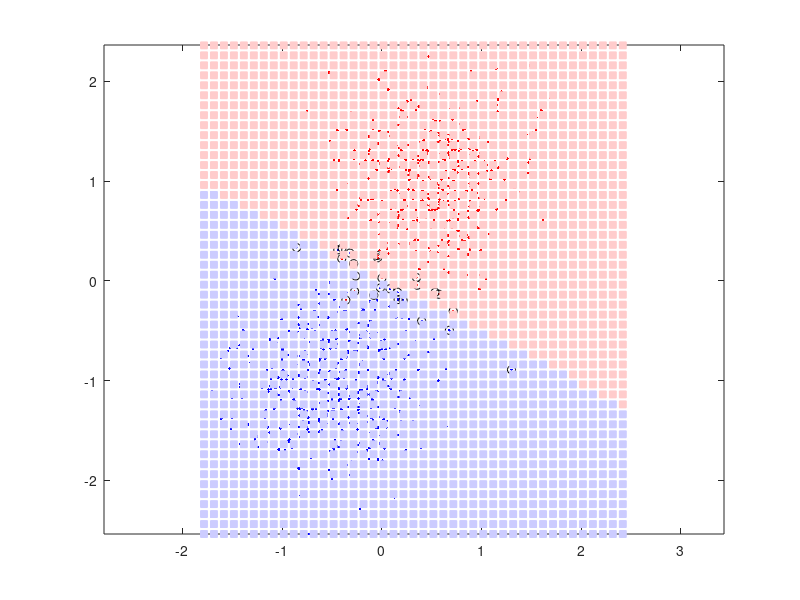

Write MATLAB code to recreate this figure. (Note: this script raises an error after producing the figure.)
% options:
% -s svm_type : set type of SVM (default 0)
% 	0 -- C-SVC
% 	1 -- nu-SVC
% 	2 -- one-class SVM
% 	3 -- epsilon-SVR
% 	4 -- nu-SVR
% -t kernel_type : set type of kernel function (default 2)
% 	0 -- linear: u'*v
% 	1 -- polynomial: (gamma*u'*v + coef0)^degree
% 	2 -- radial basis function: exp(-gamma*|u-v|^2)
% 	3 -- sigmoid: tanh(gamma*u'*v + coef0)
% -d degree : set degree in kernel function (default 3)
% -g gamma : set gamma in kernel function (default 1/num_features)
% -r coef0 : set coef0 in kernel function (default 0)
% -c cost : set the parameter C of C-SVC, epsilon-SVR, and nu-SVR (default 1)
% -n nu : set the parameter nu of nu-SVC, one-class SVM, and nu-SVR (default 0.5)
% -p epsilon : set the epsilon in loss function of epsilon-SVR (default 0.1)
% -m cachesize : set cache memory size in MB (default 100)
% -e epsilon : set tolerance of termination criterion (default 0.001)
% -h shrinking: whether to use the shrinking heuristics, 0 or 1 (default 1)
% -b probability_estimates: whether to train a SVC or SVR model for probability estimates, 0 or 1 (default 0)
% -wi weight: set the parameter C of class i to weight*C, for C-SVC (default 1)
% 

% SVM with libsvm
% Xu Cui, 2009/10/07

%% two classes, linear

% data setup: our data contains two classes, each N samples. The data is 2D
N = 500;
l = [ones(N,1); -ones(N,1)]; % label
d = [l/2 + randn(2*N,1)/2  l-randn(2*N,1)/2]; % data


% plot original data for visual inspection
figure('color','w');
pos = find(l==1);
plot(d(pos,1),d(pos,2),'r.');
pos = find(l==-1);
hold on; plot(d(pos, 1),d(pos, 2),'b.');
axis equal

% SVM with linear kernel (-t 0). We want to find the best parameter value C
% using 2-fold cross validation (meaning use 1/2 data to train, the other
% 1/2 to test). Please note the parameter -g (gamma) is useless for linear
% kernel
bestcv = 0;
for log2c = -1.1:3.1,
  for log2g = -4.1:1.1,
    cmd = ['-t 0 -v 2 -c ', num2str(2^log2c), ' -g ', num2str(2^log2g)];
    cv = svmtrain(l, d, cmd);
    if (cv >= bestcv),
      bestcv = cv; bestc = 2^log2c; bestg = 2^log2g;
      fprintf('%g %g %g (best c=%g, g=%g, rate=%g)\n', log2c, log2g, cv, bestc, bestg, bestcv);
    end
  end
end

% After finding the best parameter value for C, we train the entire data
% again using this parameter value
cmd = ['-t 0 -c ', num2str(bestc), ' -g ', num2str(bestg)];
tic;model = svmtrain(l, d, cmd);toc

% now plot support vectors
hold on;
sv = full(model.SVs);
plot(sv(:,1),sv(:,2),'ko');

% now plot decision area
[xi,yi] = meshgrid([min(d(:,1)):0.1:max(d(:,1))],[min(d(:,2)):0.1:max(d(:,2))]);
dd = [xi(:),yi(:)];
tic;[predicted_label, accuracy, decision_values] = svmpredict(zeros(size(dd,1),1), dd, model);toc
pos = find(predicted_label==1);
hold on;
redcolor = [1 0.8 0.8];
bluecolor = [0.8 0.8 1];
h1 = plot(dd(pos,1),dd(pos,2),'s','color',redcolor,'MarkerSize',5,'MarkerEdgeColor',redcolor,'MarkerFaceColor',redcolor);
pos = find(predicted_label==-1);
hold on;
h2 = plot(dd(pos,1),dd(pos,2),'s','color',bluecolor,'MarkerSize',5,'MarkerEdgeColor',bluecolor,'MarkerFaceColor',bluecolor);
uistack(h1, 'bottom');
uistack(h2, 'bottom');

%% two classes, non-linear, radial basis function: exp(-gamma*|u-v|^2)

% data setup: our data contains two classes, each N samples. The data is 2D
N = 500;
d = (rand(2*N,2)-0.5)*6;
l = -1*ones(size(d,1),1);
% here are 3 examples, uncomment one of them
pos = find((d(:,1).^2 + d(:,2).^2)<1); % one circle in the middle
%pos = find(((d(:,1)+1).^2 + d(:,2).^2)<1 | ((d(:,1)-2).^2 + d(:,2).^2)<1); %two circles
%pos = find(d(:,1)<0  & d(:,2)<0 | d(:,1)>0 &  d(:,2)>0); % quadrant
l(pos) = 1;

% normalization, but we don't do it here
% d = (d -repmat(min(d,[],1),size(d,1),1))*spdiags(1./(max(d,[],1)-min(d,[],1))',0,size(d,2),size(d,2));

% plot original data for visual inspection
figure('color','w');
pos = find(l==1);
plot(d(pos,1),d(pos,2),'r.');
pos = find(l==-1);
hold on; plot(d(pos, 1),d(pos, 2),'b.');
axis equal

% SVM with radial kernel (-t 2). We want to find the best parameter value C
% and gamma
% using 2-fold cross validation (meaning use 1/2 data to train, the other
% 1/2 to test). 
bestcv = 0;
for log2c = -1.1:3.1,
  for log2g = -4.1:1.1,
    cmd = ['-t 2 -v 2 -c ', num2str(2^log2c), ' -g ', num2str(2^log2g)];
    cv = svmtrain(l, d, cmd);
    if (cv >= bestcv),
      bestcv = cv; bestc = 2^log2c; bestg = 2^log2g;
      fprintf('%g %g %g (best c=%g, g=%g, rate=%g)\n', log2c, log2g, cv, bestc, bestg, bestcv);
    end
  end
end

% After finding the best parameter value for C, we train the entire data
% again using this parameter value
cmd = ['-t 2 -c ', num2str(bestc), ' -g ', num2str(bestg)];
tic;model = svmtrain(l, d, cmd);toc

% now plot support vectors
hold on;
sv = full(model.SVs);
plot(sv(:,1),sv(:,2),'ko');

% now plot decision area
[xi,yi] = meshgrid([min(d(:,1)):0.1:max(d(:,1))],[min(d(:,2)):0.1:max(d(:,2))]);
dd = [xi(:),yi(:)];
tic;[predicted_label, accuracy, decision_values] = svmpredict(zeros(size(dd,1),1), dd, model);toc
pos = find(predicted_label==1);
hold on;
redcolor = [1 0.8 0.8];
bluecolor = [0.8 0.8 1];
h1 = plot(dd(pos,1),dd(pos,2),'s','color',redcolor,'MarkerSize',5,'MarkerEdgeColor',redcolor,'MarkerFaceColor',redcolor);
pos = find(predicted_label==-1);
hold on;
h2 = plot(dd(pos,1),dd(pos,2),'s','color',bluecolor,'MarkerSize',5,'MarkerEdgeColor',bluecolor,'MarkerFaceColor',bluecolor);
uistack(h1, 'bottom');
uistack(h2, 'bottom');

%% three classes, linear

% data setup: our data contains two classes, each N samples. The data is 2D
N = 500;
l = [ones(N,1); -ones(N,1); -3*ones(N,1);]; % label
d = [l/2 + randn(size(l))/3  l-randn(size(l))/3]; % data
d(2*N+1:end,:) = [l(2*N+1:end)/3 + randn(N,1)/3  l(2*N+1:end)/3-randn(N,1)/3+1.5]; % data

% plot original data for visual inspection
figure('color','w');
pos = find(l==1);
plot(d(pos,1),d(pos,2),'r.');
pos = find(l==-1);
hold on; plot(d(pos, 1),d(pos, 2),'b.');
pos = find(l==-3);
hold on; plot(d(pos, 1),d(pos, 2),'k.');
axis equal

% SVM with linear kernel (-t 0). We want to find the best parameter value C
% using 2-fold cross validation (meaning use 1/2 data to train, the other
% 1/2 to test). Please note the parameter -g (gamma) is useless for linear
% kernel
bestcv = 0;
for log2c = -1.1:3.1,
  for log2g = -4.1:1.1,
    cmd = ['-t 0 -v 2 -c ', num2str(2^log2c), ' -g ', num2str(2^log2g)];
    cv = svmtrain(l, d, cmd);
    if (cv >= bestcv),
      bestcv = cv; bestc = 2^log2c; bestg = 2^log2g;
      fprintf('%g %g %g (best c=%g, g=%g, rate=%g)\n', log2c, log2g, cv, bestc, bestg, bestcv);
    end
  end
end

% After finding the best parameter value for C, we train the entire data
% again using this parameter value
cmd = ['-t 0 -c ', num2str(bestc), ' -g ', num2str(bestg)];
tic;model = svmtrain(l, d, cmd);toc

% now plot support vectors
hold on;
sv = full(model.SVs);
plot(sv(:,1),sv(:,2),'ko');

% now plot decision area
[xi,yi] = meshgrid([min(d(:,1)):0.1:max(d(:,1))],[min(d(:,2)):0.1:max(d(:,2))]);
dd = [xi(:),yi(:)];
tic;[predicted_label, accuracy, decision_values] = svmpredict(zeros(size(dd,1),1), dd, model);toc
pos = find(predicted_label==1);
hold on;
redcolor = [1 0.8 0.8];
bluecolor = [0.8 0.8 1];
blackcolor = [0.8 0.8 0.8];
h1 = plot(dd(pos,1),dd(pos,2),'s','color',redcolor,'MarkerSize',5,'MarkerEdgeColor',redcolor,'MarkerFaceColor',redcolor);
pos = find(predicted_label==-1);
hold on;
h2 = plot(dd(pos,1),dd(pos,2),'s','color',bluecolor,'MarkerSize',5,'MarkerEdgeColor',bluecolor,'MarkerFaceColor',bluecolor);
hold on;
pos = find(predicted_label==-3);
h3 = plot(dd(pos,1),dd(pos,2),'s','color',blackcolor,'MarkerSize',5,'MarkerEdgeColor',blackcolor,'MarkerFaceColor',blackcolor);
uistack(h1, 'bottom');
uistack(h2, 'bottom');
uistack(h3, 'bottom');


%% Test libsvm's performance
result = [];
for N = [100 500 1000 ]
    for dim = [2 6 10 20 50 100]

    l = [ones(N,1); -ones(N,1)]; % label
    d = [l/2 + randn(2*N,1)/1  l-randn(2*N,1)/1 randn(2*N, dim-2)]; % data

    tic;model = svmtrain(l,d,'-t 0');x = toc;
    tic;[predicted_label, accuracy, decision_values] = svmpredict(l, d, model);y = toc;
    
    result = [result; [N dim x y]];
    
    end
end

disp(result)

%%
% calculate w and b
w = model.SVs' * model.sv_coef;
b = -model.rho;

if model.Label(1) == -1
  w = -w;
  b = -b;
end
disp(w)
disp(b)

% plot the boundary line
% x = [min(d(:,1)):.01:max(d(:,1))];
% y = (-b - w(1)*x ) / w(2);
% hold on;
% plot(x,y)

pause(1)

return